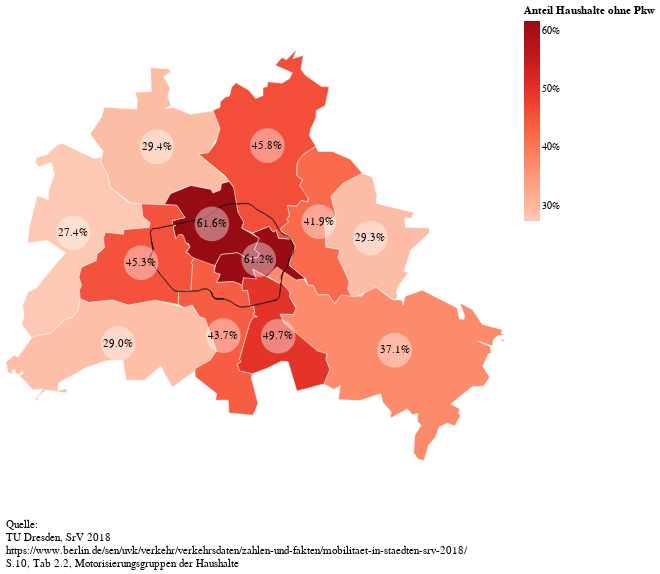

Notebook source saved alongside this figure:
### Code cell
fullchart_title= alt.vconcat(
    #title,
    #subtitle,
    map_ +hundek+circ1+text1,
    quelle
).configure_view(
    stroke=None
).configure_concat(
    spacing=10,
    #padding=0
).resolve_scale(color='independent',size='independent',shape='independent',y='independent',x='independent')

#.resolve_scale(color='independent',size='independent').resolve_legend(color='independent',size='independent').resolve_axis(y='independent')

fullchart_title

### Figure 1 — Vega-Lite specification as saved in the notebook (floating-point values rounded to 4 significant figures; data arrays with more than 128 entries replaced by an {"elided": "..."} marker saying what was removed)
{"config": {"view": {"continuousWidth": 400, "continuousHeight": 300, "stroke": null}, "concat": {"spacing": 10}}, "vconcat": [{"layer": [{"data": {"name": "data-80739a66b3703c9d9f0f8afa7a001e48"}, "mark": {"type": "geoshape", "stroke": "white", "strokeWidth": 0.5}, "encoding": {"color": {"type": "quantitative", "field": "Privat- und Dienst-Pkw", "legend": {"format": ".0%", "title": "Anteil Haushalte ohne Pkw"}, "scale": {"scheme": "reds"}}, "tooltip": [{"type": "nominal", "field": "Bezirk", "title": "Bezirk"}, {"type": "quantitative", "field": "Privat- und Dienst-Pkw", "title": "Anteil"}]}, "height": 500, "width": 500}, {"data": {"name": "data-02f05dcbb85a1b97c97fc0ef5acade0d"}, "mark": {"type": "geoshape", "stroke": "black", "strokeWidth": 0.5}, "encoding": {}}, {"data": {"name": "data-ef358aa4c090bdc653540745ba9e4382"}, "mark": {"type": "circle", "color": "white", "opacity": 0.4, "size": 1200}, "encoding": {"latitude": {"field": "y", "type": "quantitative"}, "longitude": {"field": "x", "type": "quantitative"}}}, {"data": {"name": "data-ef358aa4c090bdc653540745ba9e4382"}, "mark": {"type": "text", "color": "black"}, "encoding": {"latitude": {"field": "y", "type": "quantitative"}, "longitude": {"field": "x", "type": "quantitative"}, "text": {"type": "ordinal", "field": "Privat- und Dienst-Pkw", "format": ".1%"}}}]}, {"data": {"name": "data-6f4ce1a600131de4b3c761cee0b0c04a"}, "mark": {"type": "text", "align": "left", "lineBreak": "\n", "size": 11}, "encoding": {"text": {"type": "nominal", "field": "text"}, "x": {"value": 0}}}], "resolve": {"scale": {"color": "independent", "shape": "independent", "size": "independent", "x": "independent", "y": "independent"}}, "$schema": "https://vega.github.io/schema/vega-lite/v4.8.1.json", "datasets": {"data-80739a66b3703c9d9f0f8afa7a001e48": [{"Bezirk": "Reinickendorf", "Motorisierungsgruppe": "0 Pkw", "Privat- und Dienst-Pkw": 0.2937, "name": "Reinickendorf", "type": "Feature", "geometry": {"type": "Polygon", "coordinates": {"elided": "1x280x2 float values"}}}, {"Bezirk": "Spandau", "Motorisierungsgruppe": "0 Pkw", "Privat- und Dienst-Pkw": 0.2737, "name": "Spandau", "type": "Feature", "geometry": {"type": "Polygon", "coordinates": {"elided": "1x299x2 float values"}}}, {"Bezirk": "Mitte", "Motorisierungsgruppe": "0 Pkw", "Privat- und Dienst-Pkw": 0.6164, "name": "Mitte", "type": "Feature", "geometry": {"type": "Polygon", "coordinates": {"elided": "1x320x2 float values"}}}, {"Bezirk": "Steglitz-Zehlendorf", "Motorisierungsgruppe": "0 Pkw", "Privat- und Dienst-Pkw": 0.2897, "name": "Steglitz-Zehlendorf", "type": "Feature", "geometry": {"type": "Polygon", "coordinates": {"elided": "1x342x2 float values"}}}, {"Bezirk": "Treptow-Koepenick", "Motorisierungsgruppe": "0 Pkw", "Privat- und Dienst-Pkw": 0.3706, "name": "Treptow-Koepenick", "type": "Feature", "geometry": {"type": "Polygon", "coordinates": {"elided": "1x621x2 float values"}}}, {"Bezirk": "Friedrichshain-Kreuzberg", "Motorisierungsgruppe": "0 Pkw", "Privat- und Dienst-Pkw": 0.6124, "name": "Friedrichshain-Kreuzberg", "type": "Feature", "geometry": {"type": "Polygon", "coordinates": {"elided": "1x254x2 float values"}}}, {"Bezirk": "Tempelhof-Schoeneberg", "Motorisierungsgruppe": "0 Pkw", "Privat- und Dienst-Pkw": 0.4366, "name": "Tempelhof-Schoeneberg", "type": "Feature", "geometry": {"type": "Polygon", "coordinates": {"elided": "1x354x2 float values"}}}, {"Bezirk": "Neukoelln", "Motorisierungsgruppe": "0 Pkw", "Privat- und Dienst-Pkw": 0.4965, "name": "Neukoelln", "type": "Feature", "geometry": {"type": "Polygon", "coordinates": {"elided": "1x288x2 float values"}}}, {"Bezirk": "Marzahn-Hellersdorf", "Motorisierungsgruppe": "0 Pkw", "Privat- und Dienst-Pkw": 0.2927, "name": "Marzahn-Hellersdorf", "type": "Feature", "geometry": {"type": "Polygon", "coordinates": {"elided": "1x245x2 float values"}}}, {"Bezirk": "Pankow", "Motorisierungsgruppe": "0 Pkw", "Privat- und Dienst-Pkw": 0.4575, "name": "Pankow", "type": "Feature", "geometry": {"type": "Polygon", "coordinates": {"elided": "1x504x2 float values"}}}, {"Bezirk": "Charlottenburg-Wilmersdorf", "Motorisierungsgruppe": "0 Pkw", "Privat- und Dienst-Pkw": 0.4525, "name": "Charlottenburg-Wilmersdorf", "type": "Feature", "geometry": {"type": "Polygon", "coordinates": {"elided": "1x318x2 float values"}}}, {"Bezirk": "Lichtenberg", "Motorisierungsgruppe": "0 Pkw", "Privat- und Dienst-Pkw": 0.4186, "name": "Lichtenberg", "type": "Feature", "geometry": {"type": "Polygon", "coordinates": {"elided": "1x311x2 float values"}}}], "data-02f05dcbb85a1b97c97fc0ef5acade0d": [{"@id": "way/4407773", "bridge": "yes", "bridge:structure": "truss", "description": "Ersatzbrücke", "detail": "track", "electrified": "rail", "embankment": "yes", "frequency": "0", "gauge": "1435", "id": "way/4407773", "layer": "1", "level": "1", "maxspeed": "80", "maxspeed:backward": "70", "maxspeed:forward": "70", "operator": "DB Netz AG", "railway": "light_rail", "railway:track_ref": "12", "ref": "6020", "source": "memory", "source:maxspeed": "Geschwindigkeitssignal (Lf7 \"10\") beim Streckenkilometer 0,7", "tunnel": "yes", "usage": "main", "voltage": "750", "workrules": "DE:EBO", "type": "Feature", "geometry": {"type": "Polygon", "coordinates": {"elided": "13 rows, 6372 float values in total"}}}], "data-ef358aa4c090bdc653540745ba9e4382": [{"Bezirk": "Reinickendorf", "Motorisierungsgruppe": "0 Pkw", "Privat- und Dienst-Pkw": 0.2937, "name": "Reinickendorf", "x": 13.29, "y": 52.6, "type": "Feature", "geometry": {"type": "Point", "coordinates": [13.29, 52.6]}}, {"Bezirk": "Spandau", "Motorisierungsgruppe": "0 Pkw", "Privat- und Dienst-Pkw": 0.2737, "name": "Spandau", "x": 13.18, "y": 52.53, "type": "Feature", "geometry": {"type": "Point", "coordinates": [13.18, 52.53]}}, {"Bezirk": "Mitte", "Motorisierungsgruppe": "0 Pkw", "Privat- und Dienst-Pkw": 0.6164, "name": "Mitte", "x": 13.37, "y": 52.53, "type": "Feature", "geometry": {"type": "Point", "coordinates": [13.37, 52.53]}}, {"Bezirk": "Steglitz-Zehlendorf", "Motorisierungsgruppe": "0 Pkw", "Privat- und Dienst-Pkw": 0.2897, "name": "Steglitz-Zehlendorf", "x": 13.24, "y": 52.43, "type": "Feature", "geometry": {"type": "Point", "coordinates": [13.24, 52.43]}}, {"Bezirk": "Treptow-Koepenick", "Motorisierungsgruppe": "0 Pkw", "Privat- und Dienst-Pkw": 0.3706, "name": "Treptow-Koepenick", "x": 13.61, "y": 52.43, "type": "Feature", "geometry": {"type": "Point", "coordinates": [13.61, 52.43]}}, {"Bezirk": "Friedrichshain-Kreuzberg", "Motorisierungsgruppe": "0 Pkw", "Privat- und Dienst-Pkw": 0.6124, "name": "Friedrichshain-Kreuzberg", "x": 13.43, "y": 52.5, "type": "Feature", "geometry": {"type": "Point", "coordinates": [13.43, 52.5]}}, {"Bezirk": "Tempelhof-Schoeneberg", "Motorisierungsgruppe": "0 Pkw", "Privat- und Dienst-Pkw": 0.4366, "name": "Tempelhof-Schoeneberg", "x": 13.38, "y": 52.44, "type": "Feature", "geometry": {"type": "Point", "coordinates": [13.38, 52.44]}}, {"Bezirk": "Neukoelln", "Motorisierungsgruppe": "0 Pkw", "Privat- und Dienst-Pkw": 0.4965, "name": "Neukoelln", "x": 13.45, "y": 52.44, "type": "Feature", "geometry": {"type": "Point", "coordinates": [13.45, 52.44]}}, {"Bezirk": "Marzahn-Hellersdorf", "Motorisierungsgruppe": "0 Pkw", "Privat- und Dienst-Pkw": 0.2927, "name": "Marzahn-Hellersdorf", "x": 13.58, "y": 52.52, "type": "Feature", "geometry": {"type": "Point", "coordinates": [13.58, 52.52]}}, {"Bezirk": "Pankow", "Motorisierungsgruppe": "0 Pkw", "Privat- und Dienst-Pkw": 0.4575, "name": "Pankow", "x": 13.44, "y": 52.6, "type": "Feature", "geometry": {"type": "Point", "coordinates": [13.44, 52.6]}}, {"Bezirk": "Charlottenburg-Wilmersdorf", "Motorisierungsgruppe": "0 Pkw", "Privat- und Dienst-Pkw": 0.4525, "name": "Charlottenburg-Wilmersdorf", "x": 13.27, "y": 52.5, "type": "Feature", "geometry": {"type": "Point", "coordinates": [13.27, 52.5]}}, {"Bezirk": "Lichtenberg", "Motorisierungsgruppe": "0 Pkw", "Privat- und Dienst-Pkw": 0.4186, "name": "Lichtenberg", "x": 13.51, "y": 52.53, "type": "Feature", "geometry": {"type": "Point", "coordinates": [13.51, 52.53]}}], "data-6f4ce1a600131de4b3c761cee0b0c04a": [{"text": "Quelle: \n TU Dresden, SrV 2018 \n https://www.berlin.de/sen/uvk/verkehr/verkehrsdaten/zahlen-und-fakten/mobilitaet-in-staedten-srv-2018/ \n S.10, Tab 2.2, Motorisierungsgruppen der Haushalte"}]}}
